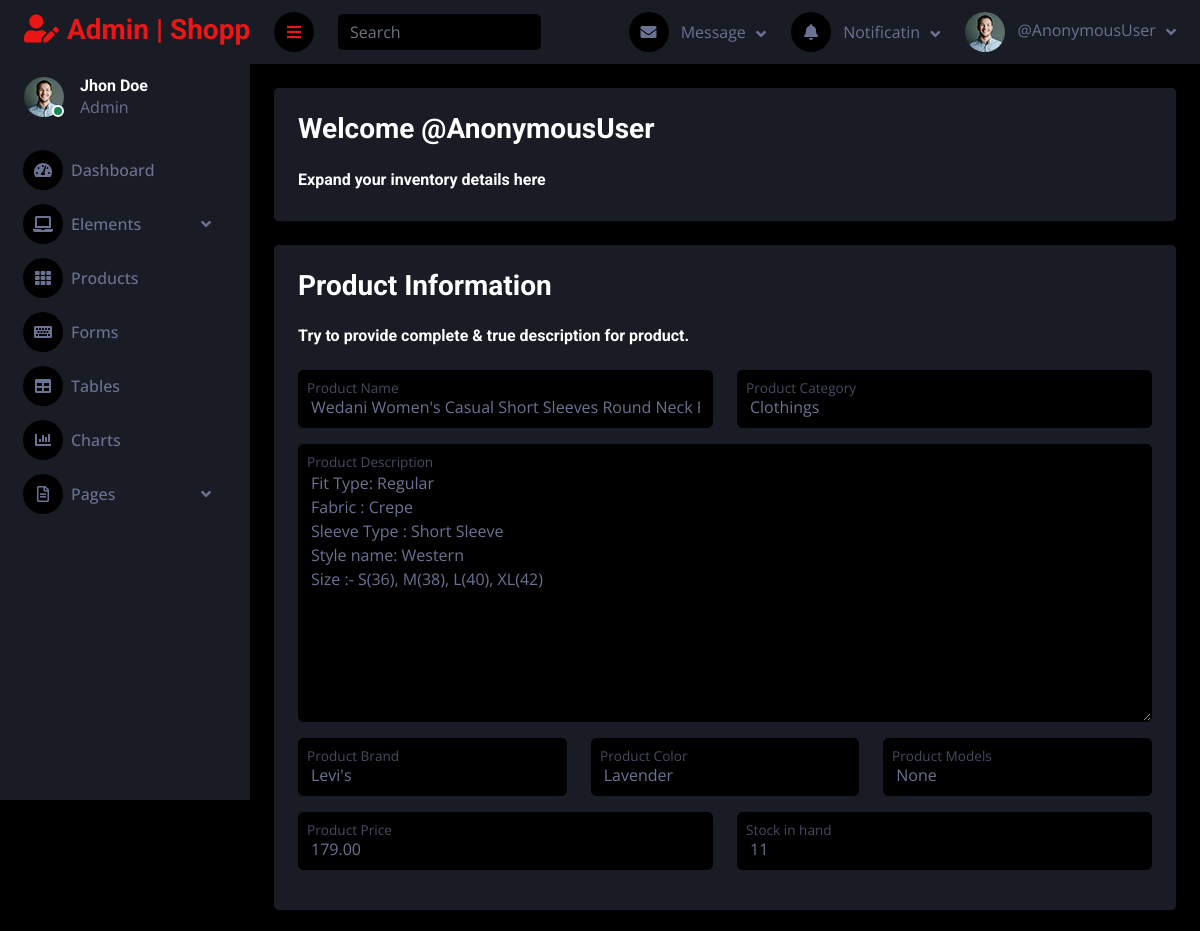
Page /add-product/keshav0011/15 (upper part) on the earlier database version.
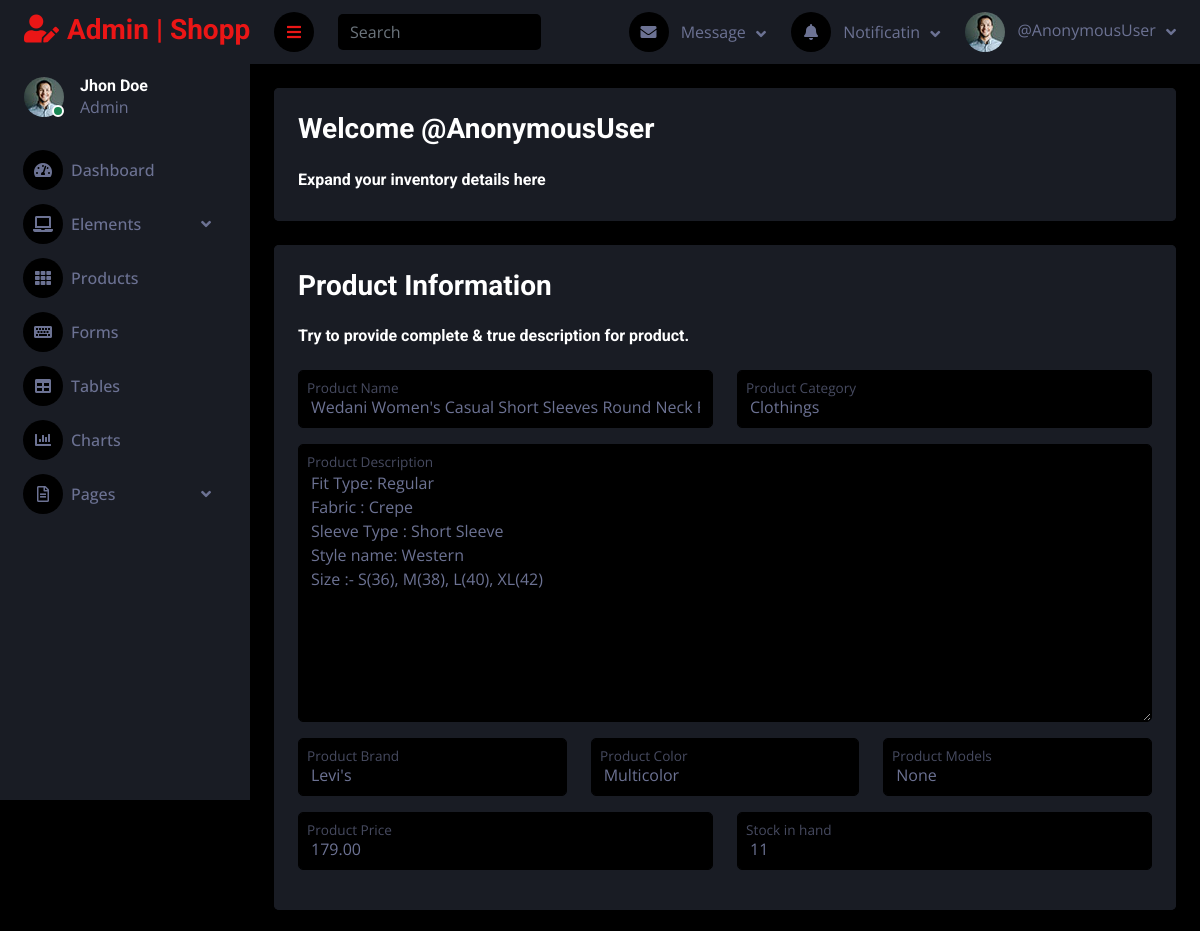
Same page on the later database version.
### product/models.py (models this page shows, shortened)
class Product(models.Model):
    product_name = models.CharField(max_length=100)
    product_desc = models.CharField(max_length=255)
    category = models.ForeignKey(ProductCategory, on_delete=models.SET_NULL, null=True)
    brand = models.ForeignKey(Brand, on_delete=models.SET_NULL, null=True)
    color = models.ForeignKey(Color, on_delete=models.SET_NULL, null=True, blank=True)
    mdl = models.ForeignKey(Mdl, on_delete=models.CASCADE, null=True, blank=True)
    price = models.DecimalField(max_digits=10, decimal_places=2)
    user = models.ForeignKey(User, on_delete=models.CASCADE)
    stock_quantity = models.PositiveIntegerField()
    image1 = models.ImageField(upload_to = 'static/')
    image2 = models.ImageField(upload_to = 'static/')
    image3 = models.ImageField(upload_to = 'static/')
    image4 = models.ImageField(upload_to = 'static/', blank=True)
    image5 = models.ImageField(upload_to = 'static/', blank=True)

class Color(models.Model):
    color_name = models.CharField(max_length=255, primary_key=True)
    def __str__(self) -> str:
        return self.color_name

class ProductCategory(models.Model):
    category = models.CharField(max_length=255)
    def __str__(self) -> str:
        return self.category

class Brand(models.Model):
    brand_name = models.CharField(max_length=255)
    category = models.ForeignKey(ProductCategory, on_delete=models.SET_NULL, null=True, blank=True)
    def __str__(self) -> str:
        return self.brand_name

### product/views.py (the view, shortened to what this page needs)
# urls.py: path('add-product/<str:uname>/<int:id>', views.addProduct),
def addProduct(request, uname, id=None):
    if request.method == 'GET':
        if id==None:
            return render(request, 'admin_template/addProduct.html')
        else:
            return render(request, 'admin_template/addProduct.html', {'product_data' : Product.objects.get(id=id)})

### templates/admin_template/addProduct.html (shortened to what this page needs)
{% extends './adminBase.html' %}
{% load static %}
{% block content %}
<div class="container-fluid pt-4 px-4">
    <div class="row bg-secondary rounded align-items-center justify-content-center mx-0">
        <div class="bg-secondary rounded h-100 p-4">
            <h3 class="mb-4">Welcome @{{user}}</h3>
            <h6> Expand your inventory details here </h6>
        </div>
    </div>
</div>
<form enctype="multipart/form-data" action="" method="post">
    <div class="container-fluid pt-4 px-4">
        <div class="row bg-secondary rounded align-items-center justify-content-center mx-0">
            <div class="bg-secondary rounded h-100 p-4">
                <h3 class="mb-4">Product Information</h3>
                <h6 class="mb-4"> Try to provide complete & true description for product. </h6>
                <div class="row">
                    <div class="form-floating mb-3 col-md-6">
                        <input type="text" class="form-control" name="product_name" id="product_name"
                            placeholder="product_name" value="{{product_data.product_name}}">
                        <label for="product_name" class="mx-2">Product Name</label>
                    </div>
                    <div class="form-floating mb-3 col-md-6">
                        <input type="text" class="form-control" name="product_category" id="product_category"
                            placeholder="product_category" value="{{product_data.category}}">
                        <label for="product_category" class="mx-2">Product Category</label>
                    </div>
                </div>
                <div class="row">
                    <div class="form-floating mb-3 col-md-12">
                        <textarea class="form-control" name="product_desc" cols="30" style="height: fit-content;"
                            rows="10" id="product_desc"
                            placeholder="product_desc">{{product_data.product_desc}}</textarea>
                        <label for="product_desc" class="mx-2">Product Description</label>
                    </div>
                </div>
                <div class="row">
                    <div class="form-floating mb-3 col-md-4">
                        <input type="text" class="form-control" name="product_brand" id="product_brand"
                            placeholder="product_brand" value="{{product_data.brand}}">
                        <label for="product_brand" class="mx-2">Product Brand</label>
                    </div>
                    <div class="form-floating mb-3 col-md-4">
                        <input type="text" class="form-control" name="product_color" id="product_color"
                            placeholder="product_color" value="{{product_data.color}}">
                        <label for="product_color" class="mx-2">Product Color</label>
                    </div>
                    <div class="form-floating mb-3 col-md-4">
                        <input type="text" class="form-control" name="product_mdl" id="product_mdl"
                            placeholder="product_mdl" value="{{product_data.mdl}}">
                        <label for="product_mdl" class="mx-2">Product Models</label>
                    </div>
                </div>
                <div class="row">
                    <div class="form-floating mb-3 col-md-6">
                        <input type="number" class="form-control" name="product_price" id="product_price"
                            placeholder="product_price" value="{{product_data.price}}">
                        <label for="product_price" class="mx-2">Product Price</label>
                    </div>
                    <div class="form-floating mb-3 col-md-6">
                        <input type="number" class="form-control" name="product_stock" id="product_stock"
                            placeholder="product_stock" value="{{product_data.stock_quantity}}">
                        <label for="product_stock" class="mx-2">Stock in hand</label>
                    </div>
                </div>
            </div>
        </div>
    </div>
    <div class="container-fluid pt-4 px-4">
    </div>
</form>
{% endblock %}

Differences in the rows shown:
changed Product "Wedani Women's Casual Short Sleeves Round Neck Foral Top": product_color "Lavender" → "Multicolor"
